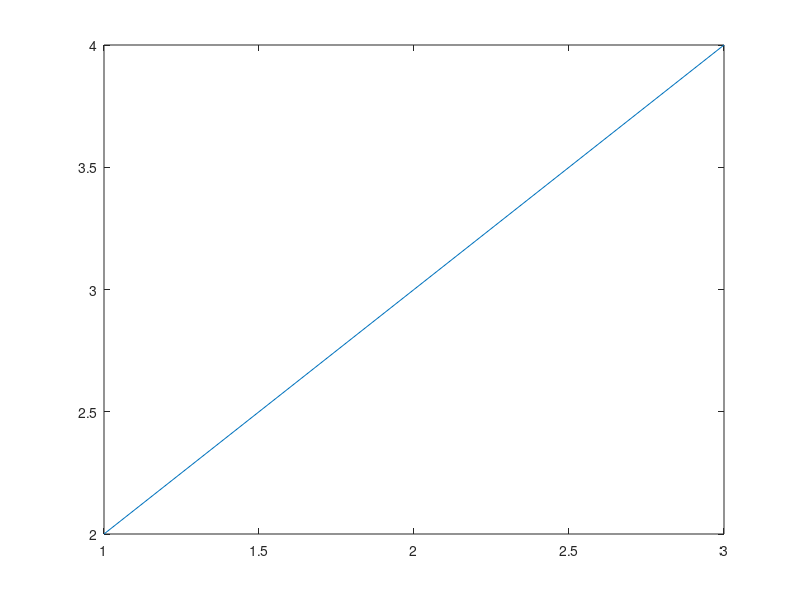

Recreate this plot in MATLAB. (Note: this script raises an error after producing the figure.)
format rat

%-----------------------
% repaso rápido:
v1=[4;-5;7]
v2=[2;-3;4]
v3=[1;1;-2]
v4=[2;-1;1]

A= [v1 v2 v3 v4]

rank(A)

rref(A)

% 1. No forman un sistema l.i porque su rango es 3

% 2. vamos a intentar escribir el vector u=[3;0;1] como combinación lineal de v1 v2, v3 y v4, para ello:
u=[3;0;1]

% vamos a resolver el sistema Ax = u, para ello
A\u

%nos da el resultado (47/14, -6, -2/7, 13/14) con lo cual u=(47/14)*v1 -6*v2 -2/7*v3 + (13/14)*v4
(47/14)*v1 -6*v2 -2/7*v3 + (13/14)*v4
u


%-----------------------
A=[4 1 1;-1 2 -1; -1 -1 2]

[P,V]=eig(A)

 inv(P)*A*P

 %Ejercicio 1
A=[-1 3 -1; -3 5 -1; 3 -3 1]
[P,V]=eig(A)
inv(P)*A*P
% No se puede puesto que tiene autovalores complejos

A=[2 -1 2;5 -3 3; -1 0 -2]
[P,V]=eig(A)
inv(P)*A*P

x=[2;3;4]
% dibuja en la X 1, 2 3 y en la Y las coords de x
plot(x)

A=[0 1 0; 0 0 1; 1 0 0]
x0=[1; 2; 3]
b=[0; 0; 0]

n=1
dinamico(A,b,x0,n)

n=2
dinamico(A,b,x0,n)

n=3
dinamico(A,b,x0,n)

n=4
dinamico(A,b,x0,n)


b = [1; 1; 1]

n=1
dinamico(A,b,x0,n)

n=2
dinamico(A,b,x0,n)

n=3
dinamico(A,b,x0,n)

n=4
dinamico(A,b,x0,n)

%ejemplo 5

A=[1 1/4 1/4; 1/4 0 1/4; 1/4 1/4 0]
b=[3/4; -7/4; 2]
x0=[1; 2; 3]
n=20
%dinamico(A,b,x0,n)


% Ejemplo 6

B=[1 1/4 0; 0 3/4 1/2; 0 0 1/2]
x0=[0; 0; 20]
b=[0; 0; 0]
n=20
%dinamico(B,b,x0,n)

% rojo son los muertos, luego los muertos tienden a aumentar estacionandose en 20
% verde son los enfermos, luego estos tienden a disminuir estacionandose en 0
% azul sanos, tienden a cero

% Ejemplo 7

[P,V]=eig(A)


[P2,V2]=eig(B)
% en el ultimo ejemplo se estaciona en 20 porque tenemos un uno en la matriz, se estaciona en 0 porque tenemos ceros en las otras coords

%para entender el ejemplo anterior a ese mirar

A=[1 1/4 1/4; 1/4 0 1/4; 1/4 1/4 0]
b=[0; 0; 0]
x0=[1; 2; 3]
n=100
%dinamico(A,b,x0,n)


B=[1 1/4 0; 0 3/4 1/2; 0 0 1/2]
x0=[1; 1; 1]
b=[0; 0; 0]
n=100
dinamico(A,b,x0,n)